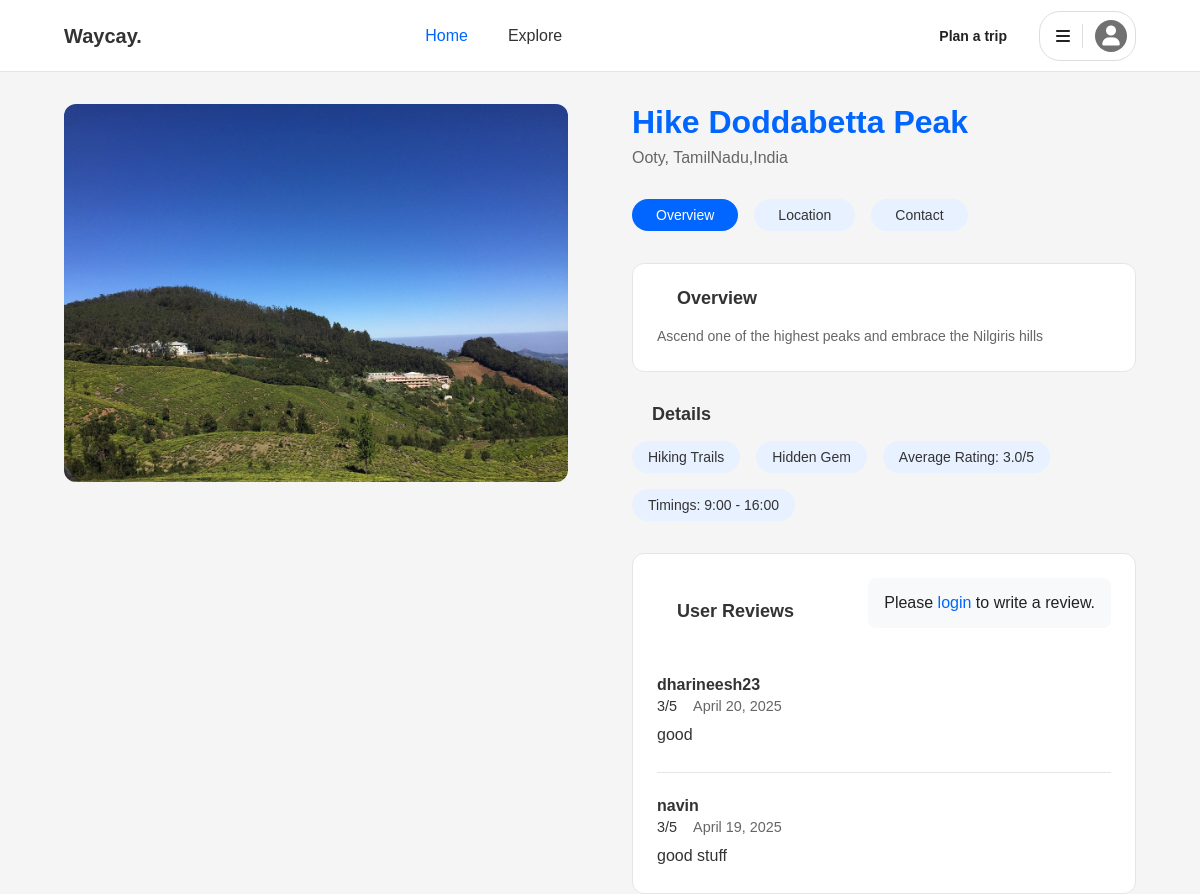
The app's page /hotspot/33/ with its own data.
### core/models.py (models this page shows, shortened)
class Hotspots(models.Model):
    hotspot_id = models.AutoField(primary_key=True)
    destination = models.ForeignKey(Destination, on_delete=models.CASCADE)
    locationName = models.CharField(max_length=100, blank=True, null=True)
    category = models.CharField(max_length=50, blank=True, null=True)
    timings = models.CharField(max_length=30, blank=True, null=True)
    rating = models.DecimalField(max_digits=3, decimal_places=2, blank=True, null=True)
    hidden_gem = models.BooleanField(default=False)
    description = models.CharField(max_length=400, blank=True, null=True)
    hotspot_addr = models.CharField(max_length=300, blank=True, null=True)
    imageUrl = models.CharField(max_length=500, blank=True, null=True)
    class Meta:
        constraints = [
            models.CheckConstraint(check=models.Q(rating__gte=0) & models.Q(rating__lte=5), name='check_rating'),
        ]

class Destination(models.Model):
    destination_id = models.AutoField(primary_key=True)
    name = models.CharField(max_length=40)
    location = models.CharField(max_length=300)
    region_type = models.CharField(max_length=40, blank=True, null=True)
    visit_time = models.CharField(max_length=40, blank=True, null=True)
    description = models.CharField(max_length=400, blank=True, null=True)
    avg_cost = models.DecimalField(max_digits=15, decimal_places=5)
    class Meta:
        constraints = [
            models.CheckConstraint(check=models.Q(avg_cost__gte=0), name='check_avg_cost'),
        ]

class Review(models.Model):
    review_id = models.AutoField(primary_key=True)
    user = models.ForeignKey(User, on_delete=models.CASCADE)
    hotspot = models.ForeignKey(Hotspots, on_delete=models.SET_NULL, blank=True, null=True)
    destination = models.ForeignKey(Destination, on_delete=models.SET_NULL, blank=True, null=True)
    restaurant = models.ForeignKey(Restaurant, on_delete=models.SET_NULL, blank=True, null=True)
    rating = models.IntegerField(blank=True, null=True)
    comments = models.CharField(max_length=400, blank=True, null=True)
    date = models.DateField()
    class Meta:
        constraints = [
            models.CheckConstraint(check=models.Q(rating__gte=1) & models.Q(rating__lte=5), name='check_review_rating'),
        ]

class User(AbstractUser):
    user_id = models.AutoField(primary_key=True)
    username = models.CharField(max_length=40, unique=True)  # user_name in SQL
    email = models.EmailField(max_length=40, unique=True)
    phone = models.CharField(max_length=20)
    travel_type = models.CharField(max_length=40, blank=True, null=True)
    preferred_region = models.CharField(max_length=400, blank=True, null=True)
    acc_creation = models.DateField(default=timezone.now)
    password = models.CharField(max_length=300)  # pwd in SQL

### core/views.py (the view)
# urls.py: path('hotspot/<int:hotspot_id>/', views.hotspot_detail, name='hotspot_detail'),
def hotspot_detail(request, hotspot_id):
    print(f"Hotspot ID: {hotspot_id}")  # Debug print
    hotspot = Hotspots.objects.get(pk=hotspot_id)
    nearby_restaurants = Restaurant.objects.filter(res_location__icontains=hotspot.destination.location)
    reviews = Review.objects.filter(hotspot=hotspot).order_by('-date')
    avg_rating = reviews.aggregate(Avg('rating'))['rating__avg']
    if avg_rating is not None:
        avg_rating = round(avg_rating, 1)
    context = {
        'hotspot': hotspot,
        'restaurants': nearby_restaurants,
        'reviews': reviews,
        'avg_rating': avg_rating,
    }
    return render(request, 'description.html', context)

### core/templates/description.html (shortened to what this page needs)
{% extends 'base.html' %}
{% load static %}
{% block extra_css %}
<link rel="stylesheet" href="{% static 'core/css/style.css' %}">
{% endblock %}
{% block content %}
<header class="header">
    <a href="{% url 'index' %}" class="brand-name">Waycay.</a>
    <nav class="nav-menu">
        <a href="{% url 'index' %}" class="active">Home</a>
        <a href="{% url 'explore' %}">Explore</a>
    </nav>
    <div class="user-actions">
        <a href="{% url 'my_trips' %}" class="plan-trip">Plan a trip</a>
        <div class="user-menu">
            <i class="fas fa-bars"></i>
            <i class="fas fa-user"></i>
        </div>
    </div>
</header>
<main class="main-content">
    <div class="left-section">
        {% if hotspot.imageUrl %}
            <img src="{% static 'core/images/'|add:hotspot.imageUrl %}" alt="{{ hotspot.locationName }}" class="main-image">
        {% else %}
            <div class="main-image placeholder-image">
                <i class="fas fa-map-marker-alt"></i>
            </div>
        {% endif %}
    </div>
    <div class="right-section">
        <h1 class="title">{{ hotspot.locationName }}</h1>
        <div class="location">{{ hotspot.destination.name }}, {{ hotspot.destination.location }}</div>
        <div class="tabs">
            <a href="#overview" class="tab active">Overview</a>
            <a href="#location" class="tab">Location</a>
            <a href="#contact" class="tab">Contact</a>
        </div>
        <section class="overview-section">
            <h2 class="section-title">Overview</h2>
            <p class="overview-text">
                {{ hotspot.description }}
            </p>
        </section>
        <h2 class="section-title">Details</h2>
        <div class="details-tags">
            <span class="tag">{{ hotspot.category }}</span>
            {% if hotspot.hidden_gem %}
                <span class="tag">Hidden Gem</span>
            {% endif %}
            <span class="tag">Average Rating: {{ avg_rating|default:"No ratings yet" }}/5</span>
            <span class="tag">Timings: {{ hotspot.timings }}</span>
        </div>
        <section class="reviews-section">
            <div class="reviews-header">
                <h2 class="section-title">User Reviews</h2>
                {% if user.is_authenticated %}
                <button class="write-review-btn" onclick="toggleReviewForm()">
                    <i class="fas fa-pen"></i>
                </button>
                {% else %}
                <div class="login-prompt">
                    <p>Please <a href="{% url 'login' %}">login</a> to write a review.</p>
                </div>
                {% endif %}
            </div>
            {% if reviews %}
                {% for review in reviews %}
                    <div class="review-item">
                        <div class="review-header">
                            <span class="review-user">{{ review.user.username }}</span>
                            <div class="review-meta">
                                <span class="review-rating">{{ review.rating }}/5</span>
                                <span class="review-date">{{ review.date }}</span>
                            </div>
                        </div>
                        <p class="review-comment">{{ review.comments }}</p>
                    </div>
                {% endfor %}
            {% else %}
                <p class="no-reviews">No reviews yet. Be the first to review!</p>
            {% endif %}
        </section>
    </div>
</main>
{% endblock %}

### core/static/core/css/style.css (style rules this page uses)
* { margin: 0; padding: 0; box-sizing: border-box; font-family: 'Poppins', sans-serif; }
body { background-color: #f5f5f5; height: 100vh; overflow: hidden; }
.brand-name { position: absolute; top: 40px; left: 40px; font-size: 24px; font-weight: 600; color: #333; }

### core/static/core/css/explore.css (style rules this page uses)
body { margin: 0; padding: 0; }
.header { position: fixed; top: 0; left: 0; right: 0; height: 80px; background: white; z-index: 100; border-bottom: 1px solid #ebebeb; }
html, body { margin: 0; padding: 0; height: 100%; }
body { overflow-y: scroll; padding-top: 160px; }
body { color: #222; background-color: #fff; display: flex; flex-direction: column; height: 100%; margin: 0; padding: 0; overflow-x: hidden; }
a { text-decoration: none; color: inherit; }
.user-actions { display: flex; align-items: center; gap: 16px; min-width: fit-content; height: 100%; position: relative; }
.plan-trip { display: block; font-size: 14px; font-weight: 600; color: #222; padding: 12px 16px; border-radius: 20px; transition: background-color 0.2s ease; }
.user-menu { border: 1px solid #dddddd; border-radius: 21px; padding: 8px 8px 8px 16px; display: flex; align-items: center; gap: 12px; cursor: pointer; transition: box-shadow 0.2s ease; position: relative; }
.user-menu i { font-size: 18px; color: #222; }
.user-menu i.fa-bars { font-size: 16px; }
.user-menu i.fa-user { font-size: 20px; background-color: #717171; color: white; width: 32px; height: 32px; border-radius: 50%; display: flex; align-items: center; justify-content: center; }
@media (min-width: 768px) { .plan-trip { display: block; } }
.section-title { font-size: 24px; font-weight: 600; color: #222; margin-bottom: 24px; padding: 0 20px; }
.main-content { max-width: 1200px; margin: 0 auto; padding: 24px; margin-top: 180px; position: relative; z-index: 1; }
* { scrollbar-width: thin; scrollbar-color: #888 #f1f1f1; }

### records on screen
Hotspots: imageUrl (picture), locationName "Hike Doddabetta Peak", destination.name "Ooty", destination.location "TamilNadu,India", description "Ascend one of the highest peaks and embrace the Nilgiris hills", category "Hiking Trails", timings "9:00 - 16:00"
Review: user.username "dharineesh23", rating "3", date "April 20, 2025", comments "good"
Review: user.username "navin", rating "3", date "April 19, 2025", comments "good stuff"

### other values on screen
{{ avg_rating|default:"No ratings yet" }} "3.0"
